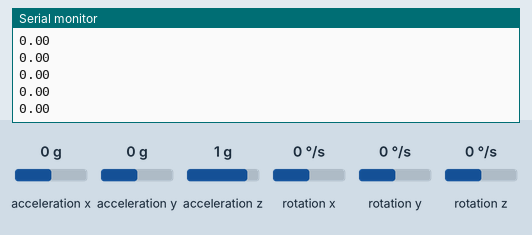
This sketch was run on a simulated Arduino Uno, built with avr-gcc and run on an emulated ATmega328P. Parts: the last lines printed to the serial monitor. The test bench sets the inputs (shaded band); at power-on: acceleration y 0 g, acceleration x 0 g, acceleration z 1 g, rotation x 0 °/s, rotation y 0 °/s, rotation z 0 °/s.

Above: at 1.2 s.
1.3 s: acceleration y set to -1.4 g
At 1.34 s:
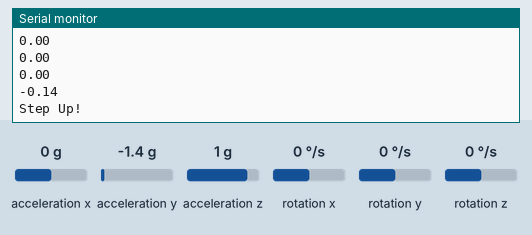
3.0 s: acceleration y set to -0.8 g
At 3.07 s:
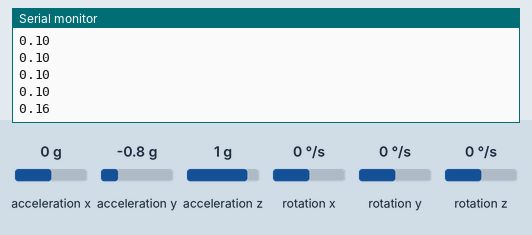
Timing chart, 0 to 6.0 s (numbered marks = the images above; inputs shaded):
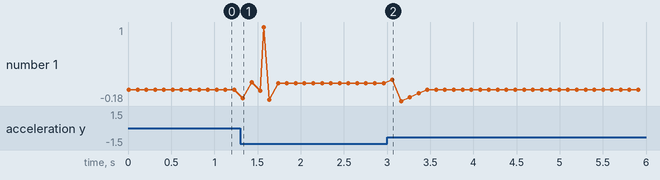

The sketch:

lsm303.ino
```cpp
/*
The sensor outputs provided by the library are the raw 16-bit values
obtained by concatenating the 8-bit high and low accelerometer and
magnetometer data registers. They can be converted to units of g and
gauss using the conversion factors specified in the datasheet for your
particular device and full scale setting (gain).

Example: An LSM303D gives a magnetometer X axis reading of 1982 with
its default full scale setting of +/- 4 gauss. The M_GN specification
in the LSM303D datasheet (page 10) states a conversion factor of 0.160
mgauss/LSB (least significant bit) at this FS setting, so the raw
reading of -1982 corresponds to 1982 * 0.160 = 317.1 mgauss =
0.3171 gauss.

In the LSM303DLHC, LSM303DLM, and LSM303DLH, the acceleration data
registers actually contain a left-aligned 12-bit number, so the lowest
4 bits are always 0, and the values should be shifted right by 4 bits
(divided by 16) to be consistent with the conversion factors specified
in the datasheets.

Example: An LSM303DLH gives an accelerometer Z axis reading of -16144
with its default full scale setting of +/- 2 g. Dropping the lowest 4
bits gives a 12-bit raw value of -1009. The LA_So specification in the
LSM303DLH datasheet (page 11) states a conversion factor of 1 mg/digit
at this FS setting, so the value of -1009 corresponds to -1009 * 1 =
1009 mg = 1.009 g.
*/

#include <Wire.h>
#include <LSM303.h>

LSM303 compass;

const float lsm_up_threshold_y = 0.06;
const float lsm_down_threshold_y = 0.04;
const float lsm_time_threshold = 500;
const int lsm_buffer_size = 5;
const float a_factor = 1.0/9.8/16384;
int lsm_buffer_y[lsm_buffer_size];
int lsm_total_y = 0;
int lsm_offset_y = 0;
int lsm_index_counter = 0;
int lsm_step_up_flag = 0;
int lsm_step_count = 0;
long last_step_up_time_y = 0;

void setup()
{
  Serial.begin(9600);
  Wire.begin();
  compass.init();
  compass.enableDefault();
  for(int i=0; i<lsm_buffer_size; i++){
      compass.read();
      lsm_buffer_y[i] = compass.a.y;
      lsm_total_y += lsm_buffer_y[i];
  }
  lsm_offset_y = lsm_total_y/5;
  lsm_total_y = 0;
  for(int i=0; i<lsm_buffer_size; i++){
      lsm_buffer_y[i] -= lsm_offset_y;
      lsm_total_y += lsm_buffer_y[i];
  }
}

void loop()
{
  compass.read();
  lsm_total_y -= lsm_buffer_y[lsm_index_counter];
  lsm_buffer_y[lsm_index_counter] = compass.a.y - lsm_offset_y;
  lsm_total_y += lsm_buffer_y[lsm_index_counter];
  float current_a_y = lsm_total_y*a_factor;
  Serial.println(current_a_y);

  if(lsm_step_up_flag == 0 && abs(current_a_y) > lsm_up_threshold_y){
    lsm_step_up_flag = 1;
    Serial.println("Step Up!");
    last_step_up_time_y = millis();
  }
  else if(lsm_step_up_flag == 1 && abs(current_a_y) < lsm_down_threshold_y){
    if( (millis() - last_step_up_time_y) >= lsm_time_threshold){
      lsm_step_up_flag = 0;
    }else{
    lsm_step_up_flag = 0;
    lsm_step_count++;
    Serial.println("1 Step Finished!\n Step count:");
    Serial.println(lsm_step_count);
    }
  }

  lsm_index_counter++;
  if(lsm_index_counter > 4)
      lsm_index_counter = 0;
  delay(100);
}
```

Measured:
- after the input at 1.3 s, the serial monitor: prints a new line at once (image 1)
- after the input at 3.0 s, the serial monitor: prints a new line after 0.06 s (image 2)
- plotted number 1: 0 → 0.1 after the input at 1.3 s
